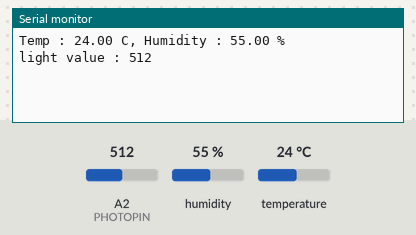
Simulated run of this sketch. Board: Arduino Uno, built with avr-gcc and run on an emulated ATmega328P. On the bench: the last lines printed to the serial monitor. Inputs (shaded band) come from the test bench; at power-on: humidity 55 %, A2 (PHOTOPIN) = 512, temperature 24 °C.

Above: at 3.2 s.
3.3 s: humidity set to 22 %
10.8 s: A2 (PHOTOPIN) set to 716
At 12.9 s:
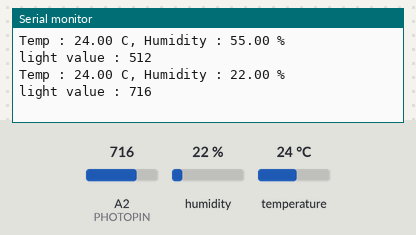
18.3 s: temperature set to 12 °C
At 22.6 s:
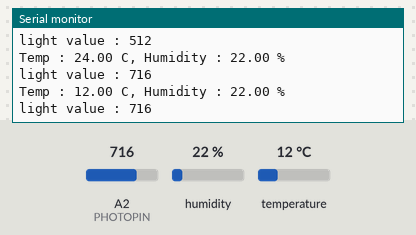
25.8 s: A2 (PHOTOPIN) set to 900
At 33.0 s:
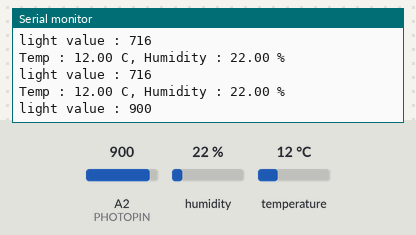
33.3 s: humidity set to 40 %
Timing chart, 0 to 36.3 s (numbered marks = the images above; inputs shaded):
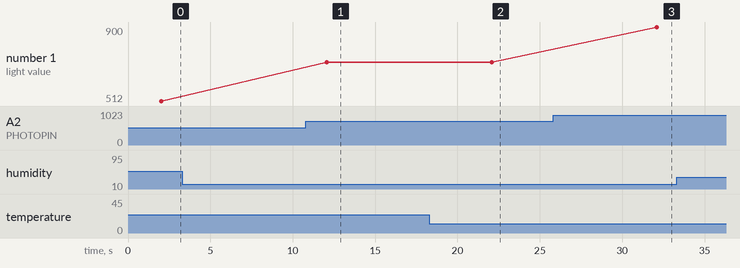

The sketch:

TempHumSensor.ino
```cpp
#include <DHT.h>

#define DHTPIN 4
#define PHOTOPIN 2


DHT dht(DHTPIN, DHT11);

void setup() {
  // put your setup code here, to run once:
  dht.begin();
  delay(2000);

  Serial.begin(115200);
}

void loop() {
  // put your main code here, to run repeatedly:
  getDHT();
  getPhotoSensor();
  delay(10000);
}

void getDHT(){
  float temp = dht.readTemperature();
  float humidity = dht.readHumidity();

  if (isnan(temp) || isnan(humidity)) {
    Serial.println(F("Failed to read from DHT sensor!"));
  return;
  }

  Serial.print("Temp : ");
  Serial.print(temp);
  Serial.print(" C, ");

  Serial.print("Humidity : ");
  Serial.print(humidity);
  Serial.print(" %");
  Serial.println();
}

void getPhotoSensor(){
  int value = analogRead(PHOTOPIN);
  Serial.print("light value : ");
  Serial.println(value);
}
```

Measured:
- after the input at 10.8 s, the serial monitor: prints a new line after 1.3 s (image 1)
- after the input at 18.3 s, the serial monitor: prints a new line after 3.8 s (image 2)
- after the input at 25.8 s, the serial monitor: prints a new line after 6.3 s (image 3)
- plotted number 1: 512 → 716 after the input at 10.8 s, 716 → 900 after the input at 25.8 s
